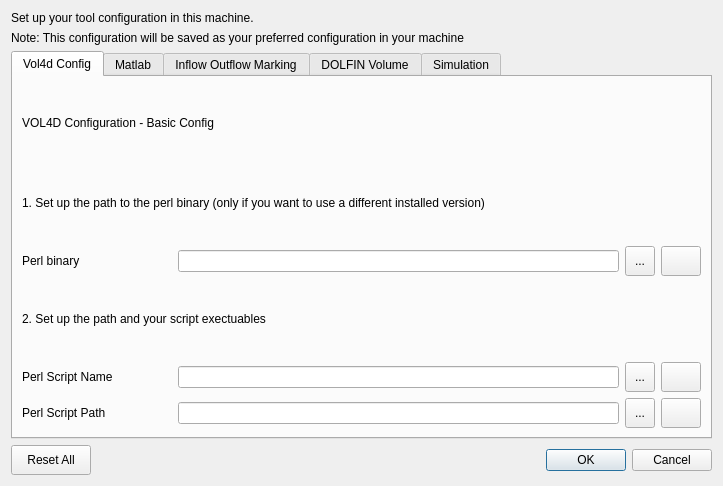
<?xml version="1.0" encoding="UTF-8"?>
<ui version="4.0">
 <class>PreferencesDialog</class>
 <widget class="QDialog" name="PreferencesDialog">
  <property name="geometry">
   <rect>
    <x>0</x>
    <y>0</y>
    <width>723</width>
    <height>486</height>
   </rect>
  </property>
  <property name="windowTitle">
   <string>Preferences of the projects</string>
  </property>
  <layout class="QVBoxLayout" name="verticalLayout">
   <item>
    <widget class="QLabel" name="label">
     <property name="text">
      <string>Set up your tool configuration in this machine. </string>
     </property>
    </widget>
   </item>
   <item>
    <widget class="QLabel" name="label_2">
     <property name="text">
      <string>Note: This configuration will be saved as your preferred configuration in your machine </string>
     </property>
    </widget>
   </item>
   <item>
    <widget class="QTabWidget" name="tabWidget">
     <property name="minimumSize">
      <size>
       <width>500</width>
       <height>0</height>
      </size>
     </property>
     <property name="currentIndex">
      <number>0</number>
     </property>
     <widget class="QWidget" name="Vol4DTab">
      <attribute name="title">
       <string>Vol4d Config</string>
      </attribute>
      <layout class="QVBoxLayout" name="verticalLayout_2">
       <item>
        <widget class="QLabel" name="label_9">
         <property name="text">
          <string>VOL4D Configuration - Basic Config</string>
         </property>
        </widget>
       </item>
       <item>
        <widget class="QLabel" name="label_6">
         <property name="text">
          <string>1. Set up the path to the perl binary (only if you want to use a different installed version) </string>
         </property>
        </widget>
       </item>
       <item>
        <layout class="QHBoxLayout" name="horizontalLayout">
         <item>
          <widget class="QLabel" name="label_3">
           <property name="minimumSize">
            <size>
             <width>150</width>
             <height>30</height>
            </size>
           </property>
           <property name="maximumSize">
            <size>
             <width>150</width>
             <height>30</height>
            </size>
           </property>
           <property name="text">
            <string>Perl binary</string>
           </property>
          </widget>
         </item>
         <item>
          <widget class="QLineEdit" name="perlBinPathLineEdit">
           <property name="minimumSize">
            <size>
             <width>200</width>
             <height>0</height>
            </size>
           </property>
           <property name="maximumSize">
            <size>
             <width>16777215</width>
             <height>16777215</height>
            </size>
           </property>
          </widget>
         </item>
         <item>
          <widget class="QToolButton" name="perlBinPathtoolButton">
           <property name="minimumSize">
            <size>
             <width>30</width>
             <height>0</height>
            </size>
           </property>
           <property name="maximumSize">
            <size>
             <width>30</width>
             <height>30</height>
            </size>
           </property>
           <property name="text">
            <string>...</string>
           </property>
          </widget>
         </item>
         <item>
          <widget class="QPushButton" name="deletePerlbinButton">
           <property name="minimumSize">
            <size>
             <width>0</width>
             <height>30</height>
            </size>
           </property>
           <property name="maximumSize">
            <size>
             <width>16777215</width>
             <height>30</height>
            </size>
           </property>
           <property name="text">
            <string/>
           </property>
           <property name="icon">
            <iconset resource="resourcesUI.qrc">
             <normaloff>:/menu/icons/images/cross.png</normaloff>:/menu/icons/images/cross.png</iconset>
           </property>
          </widget>
         </item>
        </layout>
       </item>
       <item>
        <widget class="QLabel" name="label_7">
         <property name="text">
          <string>2. Set up the path and your script exectuables</string>
         </property>
        </widget>
       </item>
       <item>
        <layout class="QHBoxLayout" name="horizontalLayout_2">
         <item>
          <widget class="QLabel" name="label_5">
           <property name="minimumSize">
            <size>
             <width>150</width>
             <height>0</height>
            </size>
           </property>
           <property name="maximumSize">
            <size>
             <width>150</width>
             <height>30</height>
            </size>
           </property>
           <property name="text">
            <string>Perl Script Name</string>
           </property>
          </widget>
         </item>
         <item>
          <widget class="QLineEdit" name="perlScriptNameLineEdit">
           <property name="minimumSize">
            <size>
             <width>200</width>
             <height>0</height>
            </size>
           </property>
           <property name="maximumSize">
            <size>
             <width>16777215</width>
             <height>16777215</height>
            </size>
           </property>
          </widget>
         </item>
         <item>
          <widget class="QToolButton" name="perlScriptNametoolButton">
           <property name="minimumSize">
            <size>
             <width>30</width>
             <height>30</height>
            </size>
           </property>
           <property name="maximumSize">
            <size>
             <width>30</width>
             <height>30</height>
            </size>
           </property>
           <property name="text">
            <string>...</string>
           </property>
          </widget>
         </item>
         <item>
          <widget class="QPushButton" name="deletePerlScriptButton">
           <property name="minimumSize">
            <size>
             <width>0</width>
             <height>30</height>
            </size>
           </property>
           <property name="maximumSize">
            <size>
             <width>16777215</width>
             <height>30</height>
            </size>
           </property>
           <property name="text">
            <string/>
           </property>
           <property name="icon">
            <iconset resource="resourcesUI.qrc">
             <normaloff>:/menu/icons/images/cross.png</normaloff>:/menu/icons/images/cross.png</iconset>
           </property>
          </widget>
         </item>
        </layout>
       </item>
       <item>
        <layout class="QHBoxLayout" name="horizontalLayout_3">
         <item>
          <widget class="QLabel" name="label_4">
           <property name="minimumSize">
            <size>
             <width>150</width>
             <height>30</height>
            </size>
           </property>
           <property name="maximumSize">
            <size>
             <width>150</width>
             <height>30</height>
            </size>
           </property>
           <property name="text">
            <string>Perl Script Path</string>
           </property>
          </widget>
         </item>
         <item>
          <widget class="QLineEdit" name="perlScriptPathLineEdit">
           <property name="minimumSize">
            <size>
             <width>200</width>
             <height>0</height>
            </size>
           </property>
          </widget>
         </item>
         <item>
          <widget class="QToolButton" name="perlScriptPathtoolButton">
           <property name="minimumSize">
            <size>
             <width>30</width>
             <height>30</height>
            </size>
           </property>
           <property name="maximumSize">
            <size>
             <width>30</width>
             <height>30</height>
            </size>
           </property>
           <property name="text">
            <string>...</string>
           </property>
          </widget>
         </item>
         <item>
          <widget class="QPushButton" name="deleteScripthPathButton">
           <property name="minimumSize">
            <size>
             <width>0</width>
             <height>30</height>
            </size>
           </property>
           <property name="maximumSize">
            <size>
             <width>16777215</width>
             <height>30</height>
            </size>
           </property>
           <property name="text">
            <string/>
           </property>
           <property name="icon">
            <iconset resource="resourcesUI.qrc">
             <normaloff>:/menu/icons/images/cross.png</normaloff>:/menu/icons/images/cross.png</iconset>
           </property>
          </widget>
         </item>
        </layout>
       </item>
      </layout>
     </widget>
     <widget class="QWidget" name="matlabConfigTab">
      <attribute name="title">
       <string>Matlab</string>
      </attribute>
      <layout class="QVBoxLayout" name="verticalLayout_4">
       <item>
        <widget class="QLabel" name="label_8">
         <property name="text">
          <string>1. Set up Matlab Path</string>
         </property>
        </widget>
       </item>
       <item>
        <layout class="QHBoxLayout" name="horizontalLayout_4">
         <item>
          <widget class="QLabel" name="label_10">
           <property name="minimumSize">
            <size>
             <width>209</width>
             <height>30</height>
            </size>
           </property>
           <property name="maximumSize">
            <size>
             <width>150</width>
             <height>30</height>
            </size>
           </property>
           <property name="text">
            <string>Matlab path</string>
           </property>
          </widget>
         </item>
         <item>
          <widget class="QLineEdit" name="matlabPathLineEdit">
           <property name="minimumSize">
            <size>
             <width>0</width>
             <height>30</height>
            </size>
           </property>
           <property name="maximumSize">
            <size>
             <width>16777215</width>
             <height>30</height>
            </size>
           </property>
          </widget>
         </item>
         <item>
          <widget class="QToolButton" name="matlabPathToolButton">
           <property name="minimumSize">
            <size>
             <width>30</width>
             <height>30</height>
            </size>
           </property>
           <property name="maximumSize">
            <size>
             <width>30</width>
             <height>30</height>
            </size>
           </property>
           <property name="text">
            <string>...</string>
           </property>
          </widget>
         </item>
         <item>
          <widget class="QPushButton" name="deleteMatlabPathButton">
           <property name="minimumSize">
            <size>
             <width>0</width>
             <height>30</height>
            </size>
           </property>
           <property name="maximumSize">
            <size>
             <width>16777215</width>
             <height>30</height>
            </size>
           </property>
           <property name="text">
            <string/>
           </property>
           <property name="icon">
            <iconset resource="resourcesUI.qrc">
             <normaloff>:/menu/icons/images/cross.png</normaloff>:/menu/icons/images/cross.png</iconset>
           </property>
          </widget>
         </item>
        </layout>
       </item>
       <item>
        <widget class="QLabel" name="label_11">
         <property name="minimumSize">
          <size>
           <width>0</width>
           <height>30</height>
          </size>
         </property>
         <property name="maximumSize">
          <size>
           <width>16777215</width>
           <height>30</height>
          </size>
         </property>
         <property name="text">
          <string>2. Set up Matlab options</string>
         </property>
        </widget>
       </item>
       <item>
        <layout class="QVBoxLayout" name="verticalLayout_3">
         <item>
          <widget class="QCheckBox" name="noSplashCheckBox">
           <property name="minimumSize">
            <size>
             <width>0</width>
             <height>30</height>
            </size>
           </property>
           <property name="maximumSize">
            <size>
             <width>16777215</width>
             <height>30</height>
            </size>
           </property>
           <property name="text">
            <string>No splash</string>
           </property>
           <property name="checked">
            <bool>true</bool>
           </property>
          </widget>
         </item>
         <item>
          <widget class="QCheckBox" name="noDesktopCheckBox">
           <property name="minimumSize">
            <size>
             <width>0</width>
             <height>30</height>
            </size>
           </property>
           <property name="maximumSize">
            <size>
             <width>16777215</width>
             <height>30</height>
            </size>
           </property>
           <property name="text">
            <string>No desktop</string>
           </property>
           <property name="checked">
            <bool>true</bool>
           </property>
          </widget>
         </item>
        </layout>
       </item>
       <item>
        <widget class="QLabel" name="label_12">
         <property name="minimumSize">
          <size>
           <width>0</width>
           <height>30</height>
          </size>
         </property>
         <property name="maximumSize">
          <size>
           <width>16777215</width>
           <height>30</height>
          </size>
         </property>
         <property name="text">
          <string>3. Set up Matlab scripts</string>
         </property>
        </widget>
       </item>
       <item>
        <layout class="QHBoxLayout" name="horizontalLayout_5">
         <item>
          <widget class="QLabel" name="label_13">
           <property name="minimumSize">
            <size>
             <width>200</width>
             <height>30</height>
            </size>
           </property>
           <property name="maximumSize">
            <size>
             <width>16777215</width>
             <height>30</height>
            </size>
           </property>
           <property name="text">
            <string>a. NII, OFF and STL creation</string>
           </property>
          </widget>
         </item>
         <item>
          <widget class="QLineEdit" name="niiOffSTLScriptLineEdit">
           <property name="minimumSize">
            <size>
             <width>0</width>
             <height>30</height>
            </size>
           </property>
           <property name="maximumSize">
            <size>
             <width>16777215</width>
             <height>30</height>
            </size>
           </property>
          </widget>
         </item>
         <item>
          <widget class="QToolButton" name="niiOffSTLScriptToolButton">
           <property name="minimumSize">
            <size>
             <width>30</width>
             <height>30</height>
            </size>
           </property>
           <property name="maximumSize">
            <size>
             <width>30</width>
             <height>30</height>
            </size>
           </property>
           <property name="text">
            <string>...</string>
           </property>
          </widget>
         </item>
         <item>
          <widget class="QPushButton" name="deleteNiiButton">
           <property name="minimumSize">
            <size>
             <width>0</width>
             <height>30</height>
            </size>
           </property>
           <property name="maximumSize">
            <size>
             <width>16777215</width>
             <height>30</height>
            </size>
           </property>
           <property name="text">
            <string/>
           </property>
           <property name="icon">
            <iconset resource="resourcesUI.qrc">
             <normaloff>:/menu/icons/images/cross.png</normaloff>:/menu/icons/images/cross.png</iconset>
           </property>
          </widget>
         </item>
        </layout>
       </item>
       <item>
        <layout class="QHBoxLayout" name="horizontalLayout_6">
         <item>
          <widget class="QLabel" name="label_14">
           <property name="minimumSize">
            <size>
             <width>200</width>
             <height>30</height>
            </size>
           </property>
           <property name="maximumSize">
            <size>
             <width>16777215</width>
             <height>30</height>
            </size>
           </property>
           <property name="text">
            <string>b.  LBL </string>
           </property>
          </widget>
         </item>
         <item>
          <widget class="QLineEdit" name="LBLlineEdit">
           <property name="minimumSize">
            <size>
             <width>0</width>
             <height>30</height>
            </size>
           </property>
           <property name="maximumSize">
            <size>
             <width>16777215</width>
             <height>30</height>
            </size>
           </property>
          </widget>
         </item>
         <item>
          <widget class="QToolButton" name="LBLtoolButton">
           <property name="minimumSize">
            <size>
             <width>30</width>
             <height>30</height>
            </size>
           </property>
           <property name="maximumSize">
            <size>
             <width>30</width>
             <height>30</height>
            </size>
           </property>
           <property name="text">
            <string>...</string>
           </property>
          </widget>
         </item>
         <item>
          <widget class="QPushButton" name="deleteLBLButton">
           <property name="minimumSize">
            <size>
             <width>0</width>
             <height>30</height>
            </size>
           </property>
           <property name="maximumSize">
            <size>
             <width>16777215</width>
             <height>30</height>
            </size>
           </property>
           <property name="text">
            <string/>
           </property>
           <property name="icon">
            <iconset resource="resourcesUI.qrc">
             <normaloff>:/menu/icons/images/cross.png</normaloff>:/menu/icons/images/cross.png</iconset>
           </property>
          </widget>
         </item>
        </layout>
       </item>
       <item>
        <layout class="QHBoxLayout" name="horizontalLayout_7">
         <item>
          <widget class="QLabel" name="label_15">
           <property name="minimumSize">
            <size>
             <width>200</width>
             <height>30</height>
            </size>
           </property>
           <property name="maximumSize">
            <size>
             <width>16777215</width>
             <height>30</height>
            </size>
           </property>
           <property name="text">
            <string>c. Leuven Phantom</string>
           </property>
          </widget>
         </item>
         <item>
          <widget class="QLineEdit" name="LeuvenPhantomLineEdit">
           <property name="minimumSize">
            <size>
             <width>0</width>
             <height>30</height>
            </size>
           </property>
           <property name="maximumSize">
            <size>
             <width>16777215</width>
             <height>30</height>
            </size>
           </property>
          </widget>
         </item>
         <item>
          <widget class="QToolButton" name="LeuvenPhantomToolButton">
           <property name="minimumSize">
            <size>
             <width>30</width>
             <height>30</height>
            </size>
           </property>
           <property name="maximumSize">
            <size>
             <width>30</width>
             <height>30</height>
            </size>
           </property>
           <property name="text">
            <string>...</string>
           </property>
          </widget>
         </item>
         <item>
          <widget class="QPushButton" name="deleteLeuvenPhantomButton">
           <property name="minimumSize">
            <size>
             <width>0</width>
             <height>30</height>
            </size>
           </property>
           <property name="maximumSize">
            <size>
             <width>16777215</width>
             <height>30</height>
            </size>
           </property>
           <property name="text">
            <string/>
           </property>
           <property name="icon">
            <iconset resource="resourcesUI.qrc">
             <normaloff>:/menu/icons/images/cross.png</normaloff>:/menu/icons/images/cross.png</iconset>
           </property>
          </widget>
         </item>
        </layout>
       </item>
      </layout>
     </widget>
     <widget class="QWidget" name="inflowOutflowTab">
      <attribute name="title">
       <string>Inflow Outflow Marking</string>
      </attribute>
      <layout class="QVBoxLayout" name="verticalLayout_7">
       <item>
        <layout class="QHBoxLayout" name="horizontalLayout_10">
         <item>
          <widget class="QLabel" name="inflowOutflowLabel">
           <property name="text">
            <string>Inflow Outflow Mark Script Path</string>
           </property>
          </widget>
         </item>
         <item>
          <widget class="QLineEdit" name="inflowOutflowLineEdit"/>
         </item>
         <item>
          <widget class="QToolButton" name="infflowOutflowToolbutton">
           <property name="text">
            <string>...</string>
           </property>
          </widget>
         </item>
         <item>
          <widget class="QPushButton" name="deleteIOFlowButton">
           <property name="minimumSize">
            <size>
             <width>0</width>
             <height>30</height>
            </size>
           </property>
           <property name="maximumSize">
            <size>
             <width>16777215</width>
             <height>30</height>
            </size>
           </property>
           <property name="text">
            <string/>
           </property>
           <property name="icon">
            <iconset resource="resourcesUI.qrc">
             <normaloff>:/menu/icons/images/cross.png</normaloff>:/menu/icons/images/cross.png</iconset>
           </property>
          </widget>
         </item>
        </layout>
       </item>
      </layout>
     </widget>
     <widget class="QWidget" name="dolfinConfigTab">
      <attribute name="title">
       <string>DOLFIN Volume</string>
      </attribute>
      <layout class="QVBoxLayout" name="verticalLayout_5">
       <item>
        <layout class="QHBoxLayout" name="horizontalLayout_9">
         <item>
          <widget class="QLabel" name="label_16">
           <property name="minimumSize">
            <size>
             <width>150</width>
             <height>30</height>
            </size>
           </property>
           <property name="maximumSize">
            <size>
             <width>16777215</width>
             <height>30</height>
            </size>
           </property>
           <property name="text">
            <string>ANSA script path</string>
           </property>
          </widget>
         </item>
         <item>
          <widget class="QLineEdit" name="AnsaLineEdit">
           <property name="minimumSize">
            <size>
             <width>0</width>
             <height>30</height>
            </size>
           </property>
           <property name="maximumSize">
            <size>
             <width>16777215</width>
             <height>30</height>
            </size>
           </property>
          </widget>
         </item>
         <item>
          <widget class="QToolButton" name="AnsaToolButton">
           <property name="minimumSize">
            <size>
             <width>0</width>
             <height>30</height>
            </size>
           </property>
           <property name="maximumSize">
            <size>
             <width>16777215</width>
             <height>30</height>
            </size>
           </property>
           <property name="text">
            <string>...</string>
           </property>
          </widget>
         </item>
         <item>
          <widget class="QPushButton" name="deleteAnsaButton">
           <property name="minimumSize">
            <size>
             <width>0</width>
             <height>30</height>
            </size>
           </property>
           <property name="maximumSize">
            <size>
             <width>16777215</width>
             <height>30</height>
            </size>
           </property>
           <property name="text">
            <string/>
           </property>
           <property name="icon">
            <iconset resource="resourcesUI.qrc">
             <normaloff>:/menu/icons/images/cross.png</normaloff>:/menu/icons/images/cross.png</iconset>
           </property>
          </widget>
         </item>
        </layout>
       </item>
      </layout>
     </widget>
     <widget class="QWidget" name="simulationConfigTab">
      <attribute name="title">
       <string>Simulation</string>
      </attribute>
      <layout class="QVBoxLayout" name="verticalLayout_6">
       <item>
        <layout class="QHBoxLayout" name="horizontalLayout_8">
         <item>
          <widget class="QLabel" name="label_17">
           <property name="minimumSize">
            <size>
             <width>150</width>
             <height>30</height>
            </size>
           </property>
           <property name="maximumSize">
            <size>
             <width>16777215</width>
             <height>30</height>
            </size>
           </property>
           <property name="text">
            <string>Simulation Script path</string>
           </property>
          </widget>
         </item>
         <item>
          <widget class="QLineEdit" name="SimulationLineEdit">
           <property name="minimumSize">
            <size>
             <width>0</width>
             <height>30</height>
            </size>
           </property>
           <property name="maximumSize">
            <size>
             <width>16777215</width>
             <height>30</height>
            </size>
           </property>
          </widget>
         </item>
         <item>
          <widget class="QToolButton" name="SimulationToolButton">
           <property name="minimumSize">
            <size>
             <width>0</width>
             <height>30</height>
            </size>
           </property>
           <property name="maximumSize">
            <size>
             <width>16777215</width>
             <height>30</height>
            </size>
           </property>
           <property name="text">
            <string>...</string>
           </property>
          </widget>
         </item>
         <item>
          <widget class="QPushButton" name="deleteSimButton">
           <property name="minimumSize">
            <size>
             <width>0</width>
             <height>30</height>
            </size>
           </property>
           <property name="maximumSize">
            <size>
             <width>16777215</width>
             <height>30</height>
            </size>
           </property>
           <property name="text">
            <string/>
           </property>
           <property name="icon">
            <iconset resource="resourcesUI.qrc">
             <normaloff>:/menu/icons/images/cross.png</normaloff>:/menu/icons/images/cross.png</iconset>
           </property>
          </widget>
         </item>
        </layout>
       </item>
      </layout>
     </widget>
    </widget>
   </item>
   <item>
    <layout class="QHBoxLayout" name="horizontalLayout_11">
     <item>
      <widget class="QPushButton" name="resetAllButton">
       <property name="minimumSize">
        <size>
         <width>0</width>
         <height>30</height>
        </size>
       </property>
       <property name="maximumSize">
        <size>
         <width>16777215</width>
         <height>30</height>
        </size>
       </property>
       <property name="text">
        <string>Reset All</string>
       </property>
      </widget>
     </item>
     <item>
      <widget class="QDialogButtonBox" name="buttonBox">
       <property name="orientation">
        <enum>Qt::Horizontal</enum>
       </property>
       <property name="standardButtons">
        <set>QDialogButtonBox::Cancel|QDialogButtonBox::Ok</set>
       </property>
      </widget>
     </item>
    </layout>
   </item>
  </layout>
 </widget>
 <resources>
  <include location="resourcesUI.qrc"/>
 </resources>
 <connections>
  <connection>
   <sender>buttonBox</sender>
   <signal>accepted()</signal>
   <receiver>PreferencesDialog</receiver>
   <slot>accept()</slot>
   <hints>
    <hint type="sourcelabel">
     <x>248</x>
     <y>254</y>
    </hint>
    <hint type="destinationlabel">
     <x>157</x>
     <y>274</y>
    </hint>
   </hints>
  </connection>
  <connection>
   <sender>buttonBox</sender>
   <signal>rejected()</signal>
   <receiver>PreferencesDialog</receiver>
   <slot>reject()</slot>
   <hints>
    <hint type="sourcelabel">
     <x>316</x>
     <y>260</y>
    </hint>
    <hint type="destinationlabel">
     <x>286</x>
     <y>274</y>
    </hint>
   </hints>
  </connection>
 </connections>
</ui>
